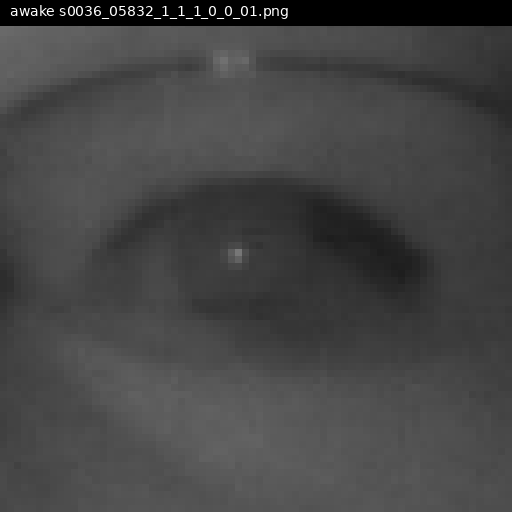
#> input picture glass1_samples/awake_0_s0036_05832_1_1_1_0_0_01.png, 512 x 512 px, found by its file name
$ python stretch_blend_test.py
#> lines starting #> are read from the running program, lines starting #| are printed output that depends on the picture; pictures that were not available may be replaced by others from this repository, and a replacement may not be noted
#!/usr/bin/env python3
"""Stretch env image to full eye size, alpha blend - test for boundary."""
import os, random
import numpy as np
from PIL import Image, ImageDraw, ImageFont

SRC_DIR = '/home/bobby/OCEC/glass1_samples'
REFL_DIR = '/home/bobby/OCEC/blender_out3/reflections'
OUT_DIR = '/home/bobby/OCEC/stretch_test'
os.makedirs(OUT_DIR, exist_ok=True)

samples = [
    'awake_0_s0036_05832_1_1_1_0_0_01.png',
    'sleepy_0_s0037_04771_1_1_0_1_0_01.png',
    'awake_2_s0035_00444_0_1_1_0_1_02.png',
    'sleepy_1_s0012_02860_0_1_0_2_1_01.png',
]
VARIANTS = 4

for fname in samples:
    base = os.path.splitext(fname)[0]
    eye = Image.open(os.path.join(SRC_DIR, fname)).convert('L')
    ew, eh = eye.size
#> ew = 512; eh = 512

    for v in range(VARIANTS):
        random.seed(42 + v * 1000 + hash(fname) % 10000)
        refl = Image.open(os.path.join(REFL_DIR, f'{base}_refl_v{v}.png')).convert('L')
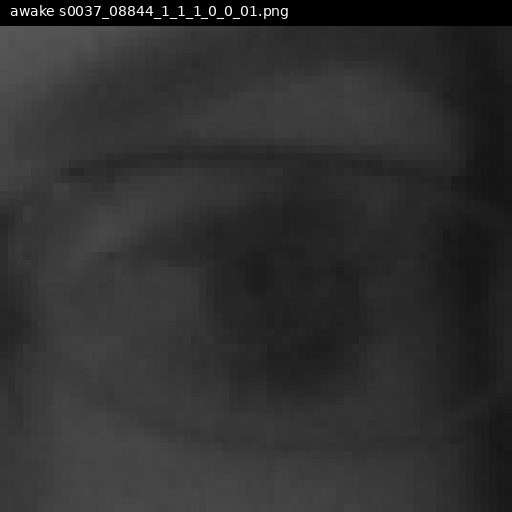
#> input picture glass1_samples/awake_3_s0037_08844_1_1_1_0_0_01.png, 512 x 512 px, given in place of awake_0_s0036_05832_1_1_1_0_0_01_refl_v0.png, which was not available
        # Scale up 1.5x so reflection fills more of the frame, then crop center
        rw, rh = refl.size
#> rw = 512; rh = 512
        refl = refl.resize((int(rw * 1.5), int(rh * 1.5)), Image.LANCZOS)
#> refl: PIL image 768x768 L
        # Crop center to original size
        cw, ch = refl.size
#> cw = 768; ch = 768
        ox, oy = (cw - ew) // 2, (ch - eh) // 2
#> ox = 128; oy = 128
        refl = refl.crop((ox, oy, ox + ew, oy + eh))
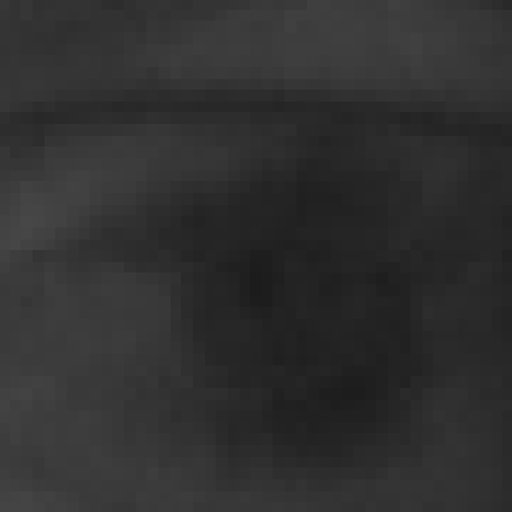
#> refl: PIL image 512x512 L; min 28, max 71, mean 48.1

        eye_arr = np.array(eye, np.float32)
        refl_arr = np.array(refl, np.float32)
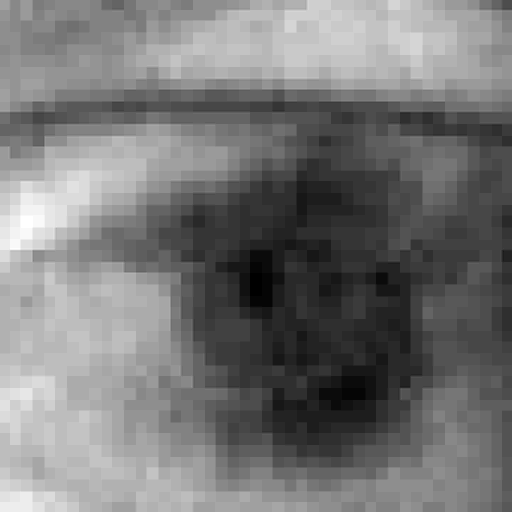
#> refl_arr: shape (512, 512) float32; min 28, max 71, mean 48.1; drawn with min black and max white

        # Brighten reflection
        refl_arr = refl_arr * random.uniform(1.5, 3.0)
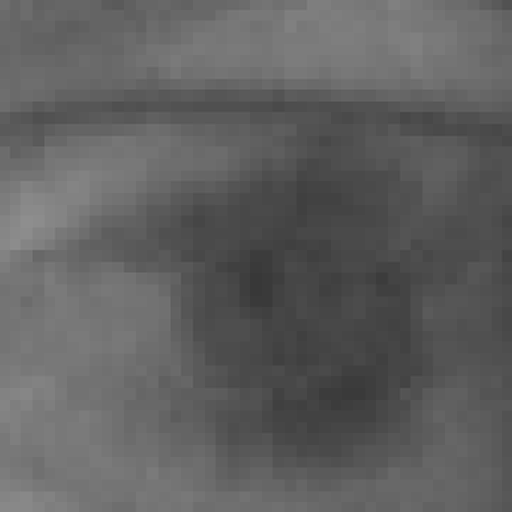
#> refl_arr: shape (512, 512) float32; min 56.22, max 142.6, mean 96.5

        # Uniform alpha blend
        alpha = random.uniform(0.4, 0.7)
        out = eye_arr * (1 - alpha) + refl_arr * alpha
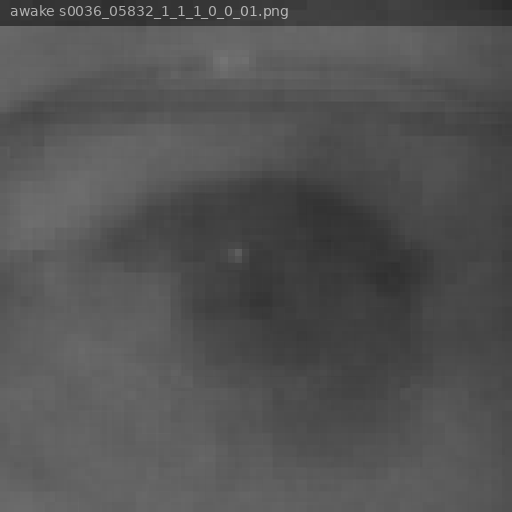
#> out: shape (512, 512) float32; min 42.03, max 187.8, mean 83.3

        # Clip and save
        Image.fromarray(np.clip(out, 0, 255).astype(np.uint8)).save(
            os.path.join(OUT_DIR, f'{base}_stretch_v{v}.png'))
#> (the run stopped early here; a loop or call above may not have finished)
